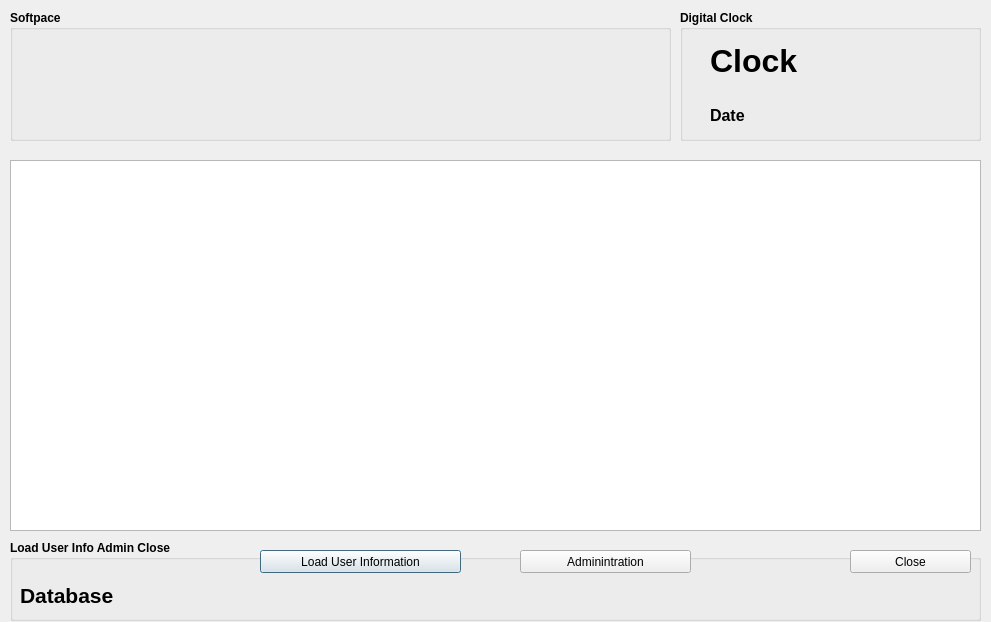
<?xml version="1.0" encoding="UTF-8"?>
<ui version="4.0">
 <class>UserInfo</class>
 <widget class="QDialog" name="UserInfo">
  <property name="geometry">
   <rect>
    <x>0</x>
    <y>0</y>
    <width>991</width>
    <height>622</height>
   </rect>
  </property>
  <property name="windowTitle">
   <string>Dialog</string>
  </property>
  <widget class="QGroupBox" name="groupBox_DigitalClock">
   <property name="geometry">
    <rect>
     <x>680</x>
     <y>10</y>
     <width>301</width>
     <height>131</height>
    </rect>
   </property>
   <property name="font">
    <font>
     <weight>75</weight>
     <bold>true</bold>
    </font>
   </property>
   <property name="title">
    <string>Digital Clock</string>
   </property>
   <widget class="QLabel" name="label_DigitalClock">
    <property name="geometry">
     <rect>
      <x>30</x>
      <y>20</y>
      <width>251</width>
      <height>61</height>
     </rect>
    </property>
    <property name="font">
     <font>
      <pointsize>24</pointsize>
     </font>
    </property>
    <property name="text">
     <string>Clock</string>
    </property>
   </widget>
   <widget class="QLabel" name="label_DateTime">
    <property name="geometry">
     <rect>
      <x>30</x>
      <y>90</y>
      <width>251</width>
      <height>31</height>
     </rect>
    </property>
    <property name="font">
     <font>
      <pointsize>12</pointsize>
     </font>
    </property>
    <property name="text">
     <string>Date</string>
    </property>
   </widget>
  </widget>
  <widget class="QGroupBox" name="groupBoxLoadUserAdminClose">
   <property name="geometry">
    <rect>
     <x>10</x>
     <y>540</y>
     <width>971</width>
     <height>81</height>
    </rect>
   </property>
   <property name="font">
    <font>
     <weight>75</weight>
     <bold>true</bold>
    </font>
   </property>
   <property name="title">
    <string>Load User Info Admin Close</string>
   </property>
   <widget class="QPushButton" name="pushButton_UserInfo">
    <property name="geometry">
     <rect>
      <x>250</x>
      <y>10</y>
      <width>201</width>
      <height>23</height>
     </rect>
    </property>
    <property name="font">
     <font>
      <weight>50</weight>
      <bold>false</bold>
     </font>
    </property>
    <property name="text">
     <string>Load User Information</string>
    </property>
   </widget>
   <widget class="QPushButton" name="pushButton_Admin">
    <property name="geometry">
     <rect>
      <x>510</x>
      <y>10</y>
      <width>171</width>
      <height>23</height>
     </rect>
    </property>
    <property name="font">
     <font>
      <weight>50</weight>
      <bold>false</bold>
     </font>
    </property>
    <property name="text">
     <string>Adminintration</string>
    </property>
   </widget>
   <widget class="QPushButton" name="pushButtonClose">
    <property name="geometry">
     <rect>
      <x>840</x>
      <y>10</y>
      <width>121</width>
      <height>23</height>
     </rect>
    </property>
    <property name="font">
     <font>
      <weight>50</weight>
      <bold>false</bold>
     </font>
    </property>
    <property name="text">
     <string>Close</string>
    </property>
   </widget>
   <widget class="QLabel" name="Label_DatabaseConnecction">
    <property name="geometry">
     <rect>
      <x>10</x>
      <y>45</y>
      <width>461</width>
      <height>21</height>
     </rect>
    </property>
    <property name="font">
     <font>
      <pointsize>16</pointsize>
      <weight>75</weight>
      <bold>true</bold>
     </font>
    </property>
    <property name="text">
     <string>Database</string>
    </property>
   </widget>
  </widget>
  <widget class="QGroupBox" name="groupBoxSoftpace">
   <property name="geometry">
    <rect>
     <x>10</x>
     <y>10</y>
     <width>661</width>
     <height>131</height>
    </rect>
   </property>
   <property name="font">
    <font>
     <weight>75</weight>
     <bold>true</bold>
    </font>
   </property>
   <property name="title">
    <string>Softpace</string>
   </property>
   <widget class="QLabel" name="label">
    <property name="geometry">
     <rect>
      <x>10</x>
      <y>20</y>
      <width>331</width>
      <height>101</height>
     </rect>
    </property>
    <property name="text">
     <string/>
    </property>
    <property name="pixmap">
     <pixmap>../../../../Qt/Logo/Logo.jpg</pixmap>
    </property>
   </widget>
   <widget class="QLabel" name="label_4">
    <property name="geometry">
     <rect>
      <x>350</x>
      <y>20</y>
      <width>281</width>
      <height>101</height>
     </rect>
    </property>
    <property name="text">
     <string/>
    </property>
    <property name="pixmap">
     <pixmap>../../../../Qt/Blaise-Passbilder/Blaise-Passbild_klein_sw.jpg</pixmap>
    </property>
   </widget>
  </widget>
  <widget class="QTableView" name="tableView_UserInfo">
   <property name="geometry">
    <rect>
     <x>10</x>
     <y>160</y>
     <width>971</width>
     <height>371</height>
    </rect>
   </property>
  </widget>
 </widget>
 <resources/>
 <connections/>
</ui>
